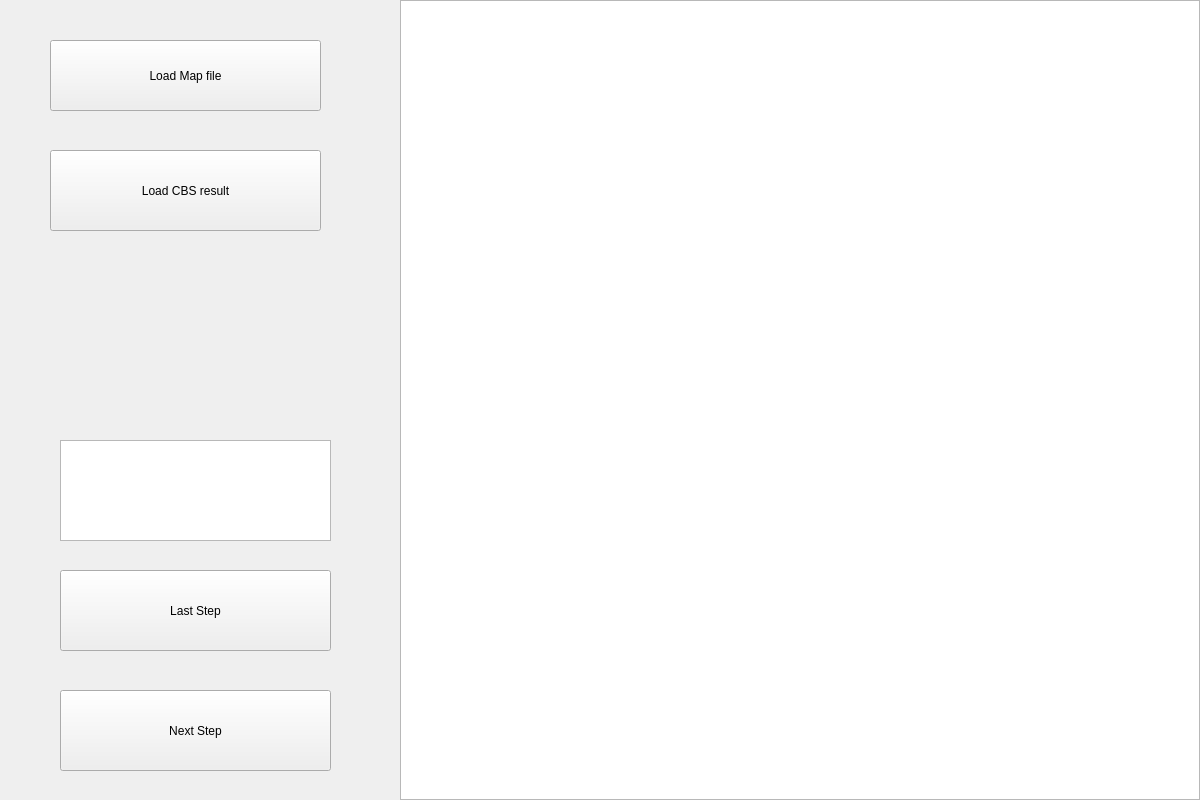
<?xml version="1.0" encoding="UTF-8"?>
<ui version="4.0">
 <class>main_widget</class>
 <widget class="QWidget" name="main_widget">
  <property name="geometry">
   <rect>
    <x>0</x>
    <y>0</y>
    <width>1200</width>
    <height>800</height>
   </rect>
  </property>
  <property name="windowTitle">
   <string>Form</string>
  </property>
  <widget class="QGraphicsView" name="graphic_view">
   <property name="geometry">
    <rect>
     <x>400</x>
     <y>0</y>
     <width>800</width>
     <height>800</height>
    </rect>
   </property>
  </widget>
  <widget class="QPushButton" name="load_map_bt">
   <property name="enabled">
    <bool>true</bool>
   </property>
   <property name="geometry">
    <rect>
     <x>50</x>
     <y>40</y>
     <width>271</width>
     <height>71</height>
    </rect>
   </property>
   <property name="text">
    <string>Load Map file</string>
   </property>
  </widget>
  <widget class="QPushButton" name="load_cbs_result_bt">
   <property name="enabled">
    <bool>true</bool>
   </property>
   <property name="geometry">
    <rect>
     <x>50</x>
     <y>150</y>
     <width>271</width>
     <height>81</height>
    </rect>
   </property>
   <property name="text">
    <string>Load CBS result</string>
   </property>
  </widget>
  <widget class="QPushButton" name="last_step_bt">
   <property name="enabled">
    <bool>true</bool>
   </property>
   <property name="geometry">
    <rect>
     <x>60</x>
     <y>570</y>
     <width>271</width>
     <height>81</height>
    </rect>
   </property>
   <property name="text">
    <string>Last Step</string>
   </property>
  </widget>
  <widget class="QPushButton" name="next_step_bt">
   <property name="enabled">
    <bool>true</bool>
   </property>
   <property name="geometry">
    <rect>
     <x>60</x>
     <y>690</y>
     <width>271</width>
     <height>81</height>
    </rect>
   </property>
   <property name="text">
    <string>Next Step</string>
   </property>
  </widget>
  <widget class="QTextBrowser" name="display_text">
   <property name="geometry">
    <rect>
     <x>60</x>
     <y>440</y>
     <width>271</width>
     <height>101</height>
    </rect>
   </property>
  </widget>
 </widget>
 <resources/>
 <connections/>
</ui>
